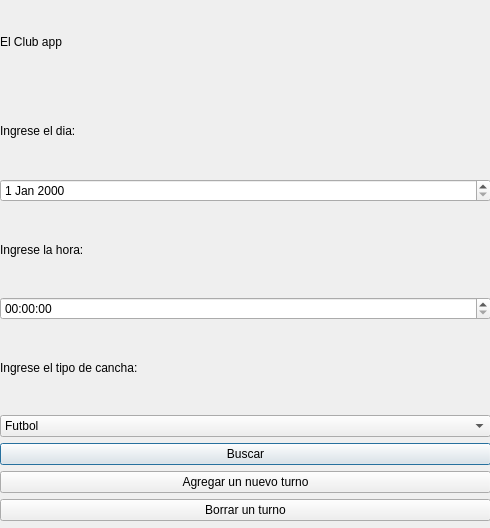
<?xml version="1.0" encoding="UTF-8"?>
<ui version="4.0">
 <class>Dialog</class>
 <widget class="QDialog" name="Dialog">
  <property name="geometry">
   <rect>
    <x>0</x>
    <y>0</y>
    <width>490</width>
    <height>528</height>
   </rect>
  </property>
  <property name="windowTitle">
   <string>Dialog</string>
  </property>
  <widget class="QWidget" name="verticalLayoutWidget">
   <property name="geometry">
    <rect>
     <x>0</x>
     <y>0</y>
     <width>491</width>
     <height>521</height>
    </rect>
   </property>
   <layout class="QVBoxLayout" name="verticalLayout">
    <item>
     <widget class="QLabel" name="label">
      <property name="text">
       <string>El Club app</string>
      </property>
     </widget>
    </item>
    <item>
     <widget class="QLabel" name="label_2">
      <property name="text">
       <string>Ingrese el dia:</string>
      </property>
     </widget>
    </item>
    <item>
     <widget class="QDateEdit" name="dateEdit"/>
    </item>
    <item>
     <widget class="QLabel" name="label_3">
      <property name="text">
       <string>Ingrese la hora:</string>
      </property>
     </widget>
    </item>
    <item>
     <widget class="QTimeEdit" name="timeEdit"/>
    </item>
    <item>
     <widget class="QLabel" name="label_5">
      <property name="text">
       <string>Ingrese el tipo de cancha:</string>
      </property>
     </widget>
    </item>
    <item>
     <widget class="QComboBox" name="comboBox">
      <item>
       <property name="text">
        <string>Futbol</string>
       </property>
      </item>
      <item>
       <property name="text">
        <string>Tenis</string>
       </property>
      </item>
      <item>
       <property name="text">
        <string>Basquet</string>
       </property>
      </item>
     </widget>
    </item>
    <item>
     <widget class="QPushButton" name="pushButton">
      <property name="text">
       <string>Buscar</string>
      </property>
     </widget>
    </item>
    <item>
     <widget class="QPushButton" name="pushButton_2">
      <property name="text">
       <string>Agregar un nuevo turno</string>
      </property>
     </widget>
    </item>
    <item>
     <widget class="QPushButton" name="pushButton_3">
      <property name="text">
       <string>Borrar un turno</string>
      </property>
     </widget>
    </item>
   </layout>
  </widget>
 </widget>
 <resources/>
 <connections/>
</ui>
